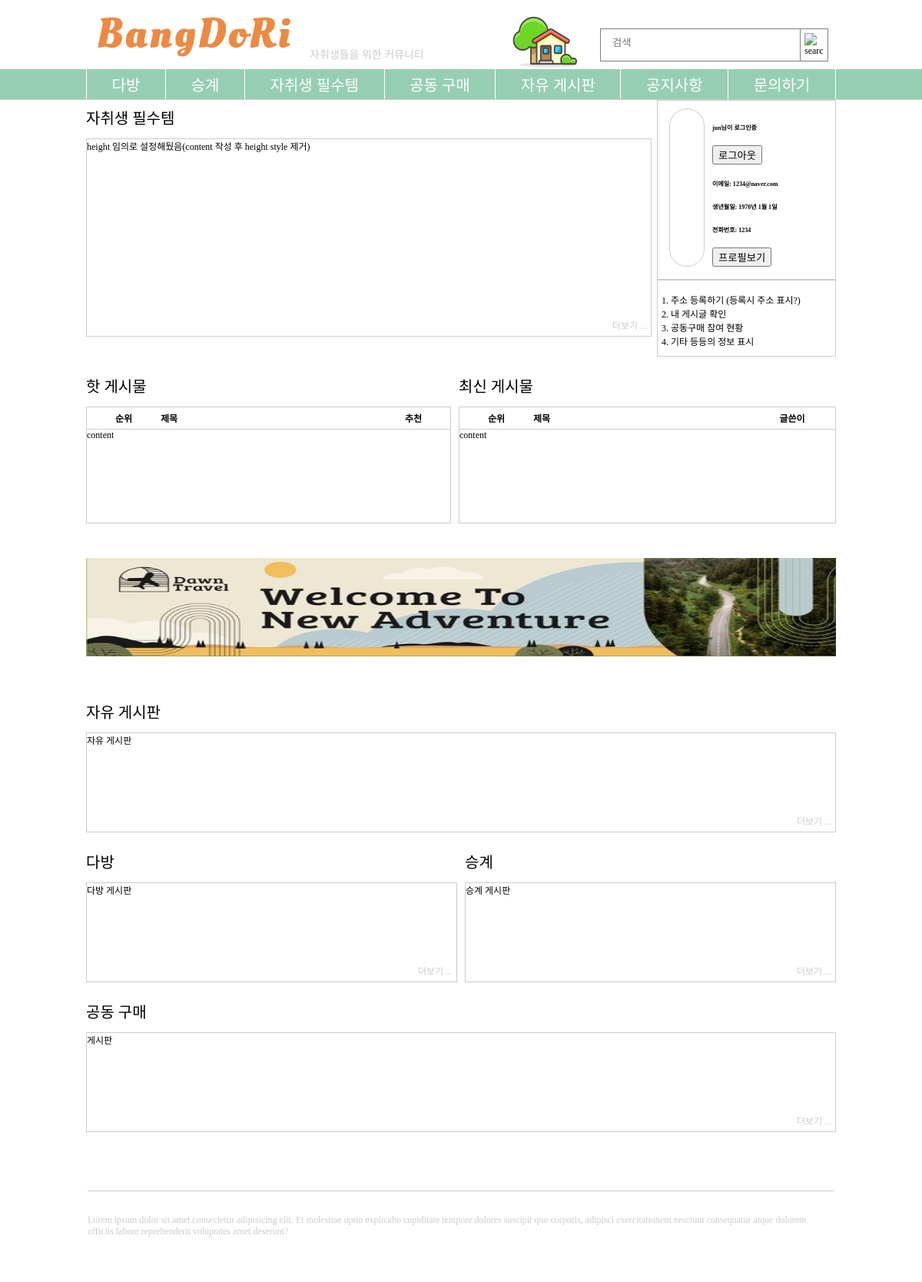
The app's page /index/ (signed in) with its own data.
### bangdori/models.py (models this page shows, shortened)
class CustomerUser(AbstractUser):
    ''' # 부모 클래스에서 제공하는 부분은 비활성화
    # userid = models.CharField(
    #     max_length=50, db_column='userid', verbose_name='userid', primary_key=True)
    # passwd = models.CharField(
    #     max_length=50, db_column='passwd', verbose_name='passwd') '''
    email = models.CharField(
        max_length=30, db_column='email', verbose_name='email', blank=True)
    birthday = models.DateField(
        default=datetime.MINYEAR, db_column='birth', verbose_name='birth')
    phone = models.CharField(
        max_length=30, db_column='phone', verbose_name='phone')

### bangdori/views.py (the view)
# urls.py: path('index/', views.index, name='index'),
def index(request):
    context = {}
    """
    로그인 정보는 Session에 기록되도록 설정되어 있음.
    dict 형식으로 request 전달 비활성화
    """
    return render(request, 'index.html', {})

### bangdori/templates/index.html
{% extends 'extends/main.html' %}
{% load static %}
{% block content %}
    <div class="article preview-even">
        <div class="preview-post">
            <div class="preview-title">핫 게시물</div>
            <div class="preview-post-content">
                <div class="top-info preview-top-info">
                    <div class="id"><span>순위</span></div>
                    <div class="title"><span>제목</span></div>
                    <div class="recommendation"><span>추천</span></div>
                </div>
                <div class="preview-post-box">content</div>
            </div>
        </div>
        <div class="preview-post">
            <div class="preview-title">최신 게시물</div>
            <div class="preview-post-content">
                <div class="top-info preview-top-info">
                    <div class="id"><span>순위</span></div>
                    <div class="title"><span>제목</span></div>
                    <div class="writer"><span>글쓴이</span></div>
                </div>
                <div class="preview-post-box">content</div>
            </div>
        </div>
    </div>
    {% include 'extends/banner.html' %}
    <div class="article preview-board">
        <div class="preview-title">자유 게시판</div>
        <div class="preview-article">
            자유 게시판
            <div class="preview-more">
                <a class="more" href={% url 'board' name='board' %}>더보기 ...</a>
            </div>
        </div>
    </div>
    <div class="article preview-even">
        <div class="preview-dabang">
            <div class="preview-title">다방</div>
            <div class="preview-article">
                다방 게시판
                <div class="preview-more">
                    <a class="more" href={% url 'board' name='dabang' %}>더보기 ...</a>
                </div>
            </div>
        </div>
        <div class="preview-succession">
            <div class="preview-title">승계</div>
            <div class="preview-article">
                승계 게시판
                <div class="preview-more">
                    <a class="more" href={% url 'board' name='succession' %}>더보기 ...</a>
                </div>
            </div>
        </div>
    </div>
    <div class="article preview-group-buy">
        <div class="preview-title">공동 구매</div>
        <div class="preview-article">
            게시판
            <div class="preview-more">
                <a class="more" href={% url 'board' name='group' %}>더보기 ...</a>
            </div>
        </div>
    </div>
{% endblock %}

### bangdori/templates/extends/main.html (shortened to what this page needs)
{% extends 'base_index.html' %}
{% load static %}
{% block main %}
    <div class="main dabang_board">
        <div class="container">
            <div class="section">
                <div class="article">
                    <div class="preview-essentials">
                        <div class="preview-title">자취생 필수템</div>
                        <div class="preview-article essentials-board-size">
                            height 임의로 설정해뒀음(content 작성 후 height style 제거)
                            <div class="preview-more">
                                <a class="more" href={% url 'board' name='essentials' %}>더보기 ...</a>
                            </div>
                        </div>
                    </div>
                    {% if request.user.is_authenticated %}
                        <div id="after-login" class="article-box">
                            <div class="login-box after-login">
                                <div class="login-after-user-info">
                                    <div class="login-user-img">
                                    </div>
                                    <div class="login-user-info">
                                        <h6>{{ request.user.username }}님이 로그인중</h6>
                                        <a href={% url 'logout' %}>
                                            <button class="login_btn">로그아웃</button>
                                        <h6>이메일: {{ request.user.email }}</h6>
                                        <h6>생년월일: {{ request.user.birthday }}</h6>
                                        <h6>전화번호: {{ request.user.phone }}</h6>
                                        <a href="{% url 'detail' pk=request.user.pk %}">
                                            <button class = "login_btn">프로필보기</button>
                                        </a>
                                    </div>
                                </div>
                                <hr style="border: 1px solid #ccc;">
                                <div class="login-after-user-bar">
                                    1. 주소 등록하기 (등록시 주소 표시?)
                                    <br>
                                    2. 내 게시글 확인
                                    <br>
                                    3. 공동구매 참여 현황
                                    <br>
                                    4. 기타 등등의 정보 표시
                                </div>
                            </div>
                        </div>
                    {% endif %}
                </div>
                {% block content %}
                {% endblock %}
            </div>
        </div>
    </div>
{% endblock %}

### static/css/wrapStyle.css (style rules this page uses)
html { margin: 0; padding: 0; box-sizing: border-box; font-size: 12px; scroll-behavior: smooth; }
body { margin: 0; padding: 0; background-color: white; }
.main { position: relative; left: 0; width: 976px; margin: 0 auto; }
a { text-decoration: none; color: black; }

### static/css/sectionStyle.css (style rules this page uses)
.container { width: 100%; height: 100%; }
.section { display: flex; flex-direction: column; gap: 15px; margin-bottom: 76px; }
.article { display: flex; justify-content: space-between; }
.preview-essentials { display: inline-block; width: 736px; }
.essentials-board-size { height: 256px !important; }
.article-box { display: flex; flex-direction: column; justify-content: flex-end; }
.login-box { display: inline-block; margin-bottom: 10px; border: 1px solid #ccc; }
.after-login { margin: 0; }
.login-after-user-info { display: flex; flex-direction: row; padding: 10px 15px; gap: 10px; }
.login-user-img { border: 1px solid #ccc; padding: 10px; border-radius: 36px; width: 24px; }
.login-user-info { width: 145px; }
.login-after-user-bar { padding: 10px 5px; }
.preview-even { gap: 10px; }
.preview-post, .preview-dabang, .preview-succession { flex-grow: 1; }
.preview-post-content { position: relative; border: 1px solid #ccc; height: 150px; }
.preview-top-info { border-top: none !important; }
.preview-board, .preview-group-buy { display: block !important; }
.preview-title { text-align: left; font-size: 20px; padding: 8px 0; margin-bottom: 5px; }
.preview-article { position: relative; border: 1px solid #ccc; height: 128px; }
.preview-more { position: absolute; right: 5px; bottom: 5px; }
.more { color: #ccc !important; }

### static/css/boardSectionStyle.css (style rules this page uses)
.top-info { display: flex; flex-direction: row; text-align: center; padding: 5px 0; border-top: 1px solid #ccc; border-bottom: 1px solid #ccc; font-weight: bold; }
.id, .views, .recommendation { width: 96px; }
.title { flex-grow: 1; text-align: left; }
.writer, .date { width: 112px; }

### records on screen
CustomerUser: user.username "jun", user.email "1234@naver.com", user.birthday "1970년 1월 1일", user.phone "1234"
